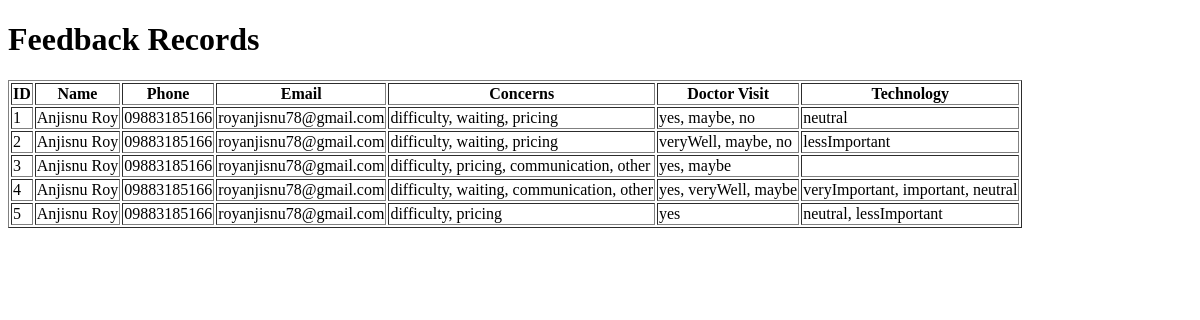
Before: /feedback-988318166 with the older database file.
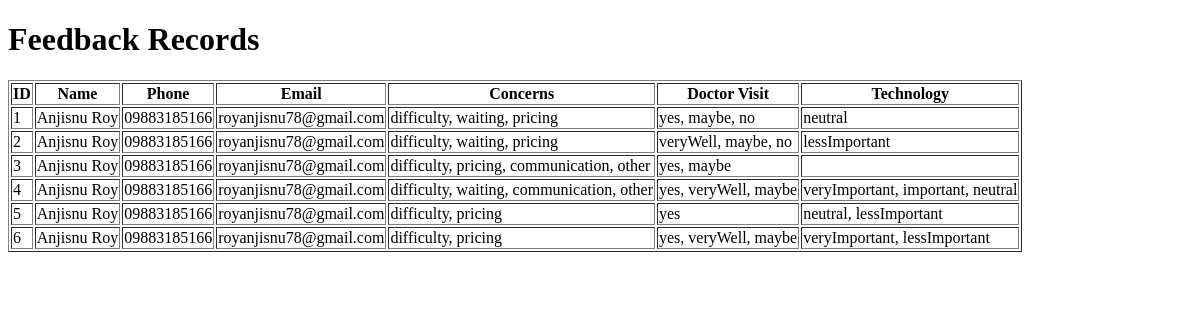
After: the same page with the newer database file.
### app.py (models this page shows, shortened)
class Feedback(db.Model):
    id = db.Column(db.Integer, primary_key=True)
    name = db.Column(db.String(100), nullable=False)
    phone = db.Column(db.String(20), nullable=False)
    email = db.Column(db.String(100), nullable=False)
    concern = db.Column(db.String(500))
    doctorVisit = db.Column(db.String(500))
    technology = db.Column(db.String(500))

### app.py (the view)
@app.route('/feedback-988318166')
def feedback():
    feedback_records = Feedback.query.all()
    return render_template('feedback.html', feedback_records=feedback_records)

### templates/feedback.html (shortened to what this page needs)
<!DOCTYPE html>
<html lang="en">
<head>
</head>
<body>
    <h1>Feedback Records</h1>
    <table border="1">
        <thead>
            <tr>
                <th>ID</th>
                <th>Name</th>
                <th>Phone</th>
                <th>Email</th>
                <th>Concerns</th>
                <th>Doctor Visit</th>
                <th>Technology</th>
            </tr>
        </thead>
        <tbody>
            {% for record in feedback_records %}
                <tr>
                    <td>{{ record.id }}</td>
                    <td>{{ record.name }}</td>
                    <td>{{ record.phone }}</td>
                    <td>{{ record.email }}</td>
                    <td>{{ record.concern }}</td>
                    <td>{{ record.doctorVisit }}</td>
                    <td>{{ record.technology }}</td>
                </tr>
            {% endfor %}
        </tbody>
    </table>
</body>
</html>

Changed rows visible on the page:
added Feedback: id "6", name "Anjisnu Roy", phone "09883185166", email "royanjisnu78@gmail.com", concern "difficulty, pricing", doctorVisit "yes, veryWell, maybe", technology "veryImportant, lessImportant"
